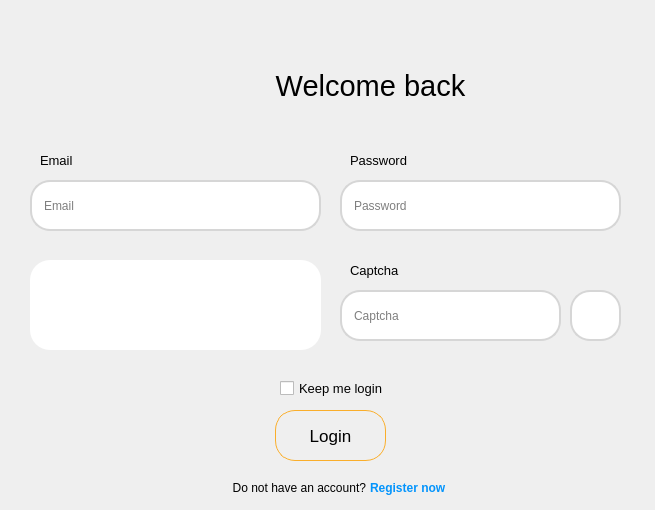
<?xml version="1.0" encoding="UTF-8"?>
<ui version="4.0">
 <class>MainWindow</class>
 <widget class="QMainWindow" name="MainWindow">
  <property name="geometry">
   <rect>
    <x>0</x>
    <y>0</y>
    <width>655</width>
    <height>510</height>
   </rect>
  </property>
  <property name="minimumSize">
   <size>
    <width>655</width>
    <height>510</height>
   </size>
  </property>
  <property name="maximumSize">
   <size>
    <width>655</width>
    <height>1000</height>
   </size>
  </property>
  <property name="windowTitle">
   <string>MainWindow</string>
  </property>
  <property name="styleSheet">
   <string notr="true"/>
  </property>
  <widget class="QWidget" name="centralwidget">
   <widget class="QLineEdit" name="lineEdit_2">
    <property name="geometry">
     <rect>
      <x>340</x>
      <y>180</y>
      <width>281</width>
      <height>51</height>
     </rect>
    </property>
    <property name="styleSheet">
     <string notr="true">QLineEdit{
	padding: 10px;
	border: 2px solid rgb(214, 214, 214);
	border-radius: 20px;
}

QLineEdit:hover{
	padding: 10px;
	border: 2px solid gray;
	border-radius: 20px;
}

QLineEdit:focus{
	padding: 10px;
	border: 2px solid gray;
	border-radius: 20px;
}</string>
    </property>
    <property name="inputMask">
     <string/>
    </property>
    <property name="text">
     <string/>
    </property>
    <property name="echoMode">
     <enum>QLineEdit::Password</enum>
    </property>
    <property name="placeholderText">
     <string>Password</string>
    </property>
   </widget>
   <widget class="QLabel" name="label_2">
    <property name="geometry">
     <rect>
      <x>350</x>
      <y>150</y>
      <width>61</width>
      <height>21</height>
     </rect>
    </property>
    <property name="font">
     <font>
      <family>Segoe UI</family>
      <pointsize>10</pointsize>
      <weight>50</weight>
      <bold>false</bold>
      <kerning>false</kerning>
     </font>
    </property>
    <property name="text">
     <string>Password</string>
    </property>
   </widget>
   <widget class="QLabel" name="label_5">
    <property name="geometry">
     <rect>
      <x>270</x>
      <y>60</y>
      <width>201</width>
      <height>51</height>
     </rect>
    </property>
    <property name="font">
     <font>
      <family>Segoe UI</family>
      <pointsize>22</pointsize>
     </font>
    </property>
    <property name="text">
     <string>Welcome back</string>
    </property>
    <property name="alignment">
     <set>Qt::AlignCenter</set>
    </property>
   </widget>
   <widget class="QPushButton" name="pushButton">
    <property name="geometry">
     <rect>
      <x>275</x>
      <y>410</y>
      <width>111</width>
      <height>51</height>
     </rect>
    </property>
    <property name="font">
     <font>
      <family>Segoe UI</family>
      <pointsize>13</pointsize>
     </font>
    </property>
    <property name="styleSheet">
     <string notr="true">QPushButton{
	background-color: transparent;
	border: 1px solid #faae2b;
	border-radius: 20px;
}

QPushButton:hover{
	background-color: transparent;
	border: 2px solid #faae2b;
	border-radius: 20px;
}</string>
    </property>
    <property name="text">
     <string>Login</string>
    </property>
   </widget>
   <widget class="QLabel" name="label_6">
    <property name="geometry">
     <rect>
      <x>225</x>
      <y>480</y>
      <width>141</width>
      <height>16</height>
     </rect>
    </property>
    <property name="font">
     <font>
      <pointsize>9</pointsize>
     </font>
    </property>
    <property name="text">
     <string>Do not have an account?</string>
    </property>
    <property name="alignment">
     <set>Qt::AlignRight|Qt::AlignTrailing|Qt::AlignVCenter</set>
    </property>
   </widget>
   <widget class="QLabel" name="label_7">
    <property name="geometry">
     <rect>
      <x>370</x>
      <y>480</y>
      <width>91</width>
      <height>16</height>
     </rect>
    </property>
    <property name="font">
     <font>
      <pointsize>9</pointsize>
      <weight>75</weight>
      <bold>true</bold>
     </font>
    </property>
    <property name="styleSheet">
     <string notr="true">color: rgb(3, 148, 252);</string>
    </property>
    <property name="text">
     <string>Register now</string>
    </property>
   </widget>
   <widget class="QLabel" name="label_4">
    <property name="geometry">
     <rect>
      <x>150</x>
      <y>10</y>
      <width>151</width>
      <height>151</height>
     </rect>
    </property>
    <property name="styleSheet">
     <string notr="true">background-color: transparent;</string>
    </property>
    <property name="text">
     <string/>
    </property>
    <property name="pixmap">
     <pixmap>../Image/OIG-removebg-preview.png</pixmap>
    </property>
    <property name="scaledContents">
     <bool>true</bool>
    </property>
   </widget>
   <widget class="QCheckBox" name="checkBox">
    <property name="geometry">
     <rect>
      <x>280</x>
      <y>380</y>
      <width>111</width>
      <height>17</height>
     </rect>
    </property>
    <property name="font">
     <font>
      <family>Segoe UI</family>
      <pointsize>10</pointsize>
     </font>
    </property>
    <property name="text">
     <string>Keep me login</string>
    </property>
   </widget>
   <widget class="QLineEdit" name="lineEdit_3">
    <property name="geometry">
     <rect>
      <x>30</x>
      <y>180</y>
      <width>291</width>
      <height>51</height>
     </rect>
    </property>
    <property name="styleSheet">
     <string notr="true">QLineEdit{
	padding: 10px;
	border: 2px solid rgb(214, 214, 214);
	border-radius: 20px;
}

QLineEdit:hover{
	padding: 10px;
	border: 2px solid gray;
	border-radius: 20px;
}

QLineEdit:focus{
	padding: 10px;
	border: 2px solid gray;
	border-radius: 20px;
}</string>
    </property>
    <property name="inputMask">
     <string/>
    </property>
    <property name="text">
     <string/>
    </property>
    <property name="placeholderText">
     <string>Email</string>
    </property>
   </widget>
   <widget class="QLabel" name="label_8">
    <property name="geometry">
     <rect>
      <x>40</x>
      <y>150</y>
      <width>41</width>
      <height>21</height>
     </rect>
    </property>
    <property name="font">
     <font>
      <family>Segoe UI</family>
      <pointsize>10</pointsize>
      <weight>50</weight>
      <bold>false</bold>
      <kerning>false</kerning>
     </font>
    </property>
    <property name="text">
     <string>Email</string>
    </property>
   </widget>
   <widget class="QLabel" name="label">
    <property name="geometry">
     <rect>
      <x>30</x>
      <y>260</y>
      <width>291</width>
      <height>90</height>
     </rect>
    </property>
    <property name="styleSheet">
     <string notr="true">background-color: white;
padding: 15px;
border-radius: 20px;</string>
    </property>
    <property name="text">
     <string/>
    </property>
    <property name="pixmap">
     <pixmap>../captcha.png</pixmap>
    </property>
   </widget>
   <widget class="QLabel" name="label_3">
    <property name="geometry">
     <rect>
      <x>350</x>
      <y>260</y>
      <width>61</width>
      <height>21</height>
     </rect>
    </property>
    <property name="font">
     <font>
      <family>Segoe UI</family>
      <pointsize>10</pointsize>
      <weight>50</weight>
      <bold>false</bold>
      <kerning>false</kerning>
     </font>
    </property>
    <property name="text">
     <string>Captcha</string>
    </property>
   </widget>
   <widget class="QLineEdit" name="lineEdit_4">
    <property name="geometry">
     <rect>
      <x>340</x>
      <y>290</y>
      <width>221</width>
      <height>51</height>
     </rect>
    </property>
    <property name="styleSheet">
     <string notr="true">QLineEdit{
	padding: 10px;
	border: 2px solid rgb(214, 214, 214);
	border-radius: 20px;
}

QLineEdit:hover{
	padding: 10px;
	border: 2px solid gray;
	border-radius: 20px;
}

QLineEdit:focus{
	padding: 10px;
	border: 2px solid gray;
	border-radius: 20px;
}</string>
    </property>
    <property name="inputMask">
     <string/>
    </property>
    <property name="text">
     <string/>
    </property>
    <property name="echoMode">
     <enum>QLineEdit::Normal</enum>
    </property>
    <property name="placeholderText">
     <string>Captcha</string>
    </property>
   </widget>
   <widget class="QPushButton" name="pushButton_2">
    <property name="geometry">
     <rect>
      <x>570</x>
      <y>290</y>
      <width>51</width>
      <height>51</height>
     </rect>
    </property>
    <property name="styleSheet">
     <string notr="true">QPushButton{
	border-radius: 20px;
	background-color: white;
	border: 2px solid rgb(214, 214, 214);
}

QPushButton::hover{
	border-radius: 20px;
	background-color: #f0f0f0;
	border: 2px solid rgb(214, 214, 214);
}

QPushButton::pressed{
	border-radius: 20px;
	background-color: #e6e6e6;
	border: 2px solid rgb(214, 214, 214);
}</string>
    </property>
    <property name="text">
     <string/>
    </property>
    <property name="icon">
     <iconset>
      <normaloff>../Image/regenerate.png</normaloff>../Image/regenerate.png</iconset>
    </property>
    <property name="iconSize">
     <size>
      <width>18</width>
      <height>18</height>
     </size>
    </property>
   </widget>
  </widget>
 </widget>
 <resources>
  <include location="../Buổi 6/resource2.qrc"/>
 </resources>
 <connections/>
</ui>
